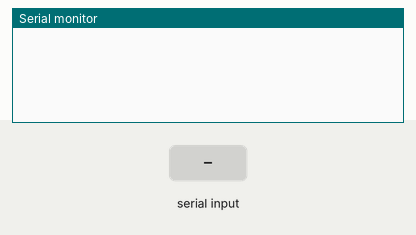
The sketch below on a simulated Arduino Uno, built with avr-gcc and run on an emulated ATmega328P. Parts: the last lines printed to the serial monitor. The test bench sets the inputs (shaded band).

Above: at 1.2 s.
1.3 s: "a" received over Serial
At 2.0 s:
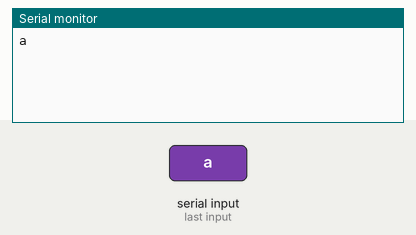
2.8 s: "b" received over Serial
At 3.2 s:
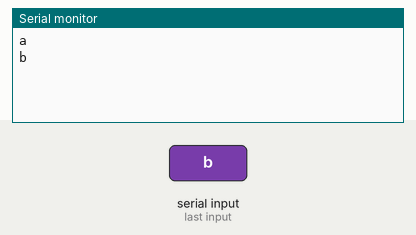

Measured:
- after the input at 1.3 s, the serial monitor: prints a new line at once (image 1)
- after the input at 2.8 s, the serial monitor: prints a new line at once (image 2)

The sketch:

bluetooth.ino
```cpp
void setup() {
  // put your setup code here, to run once:
Serial.begin(9600);
}

void loop() {
  // put your main code here, to run repeatedly:
  char x=Serial.read();

  if(x=='a')
  {
   Serial.println("a");

  }

   else if(x=='b')
  {
   Serial.println("b");
  }


}
```
